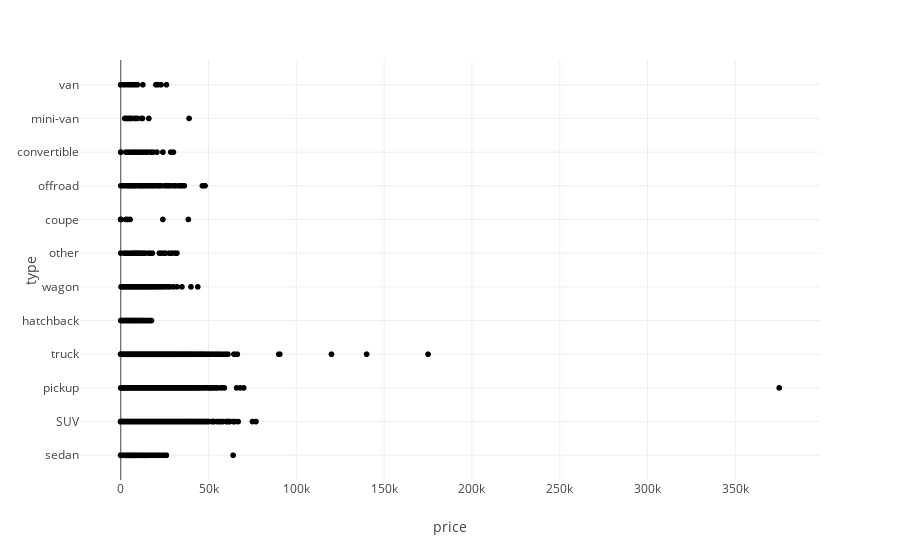

The code cell stored with this chart in its notebook:
### Markdown cell above
Visualizing price ranges for different car conditions

### Code cell
price_type = px.scatter(df, x = "price", y = "type")
price_type.show()

st.plotly_chart(price_type)

### Figure 1 — Plotly figure (JSON) as saved in the notebook; plotly's stock layout.template omitted (floating-point values rounded to 4 significant figures; data arrays with more than 128 entries replaced by an {"elided": "..."} marker saying what was removed)
{"data": [{"hovertemplate": "price=%{x}<br>type=%{y}<extra></extra>", "legendgroup": "", "marker": {"color": "#000001", "symbol": "circle"}, "mode": "markers", "name": "", "showlegend": false, "type": "scattergl", "x": {"elided": "14852 int values"}, "xaxis": "x", "y": {"elided": "14852 str values"}, "yaxis": "y"}], "layout": {"legend": {"tracegroupgap": 0}, "margin": {"t": 60}, "xaxis": {"anchor": "y", "domain": [0, 1], "title": {"text": "price"}}, "yaxis": {"anchor": "x", "domain": [0, 1], "title": {"text": "type"}}}}
